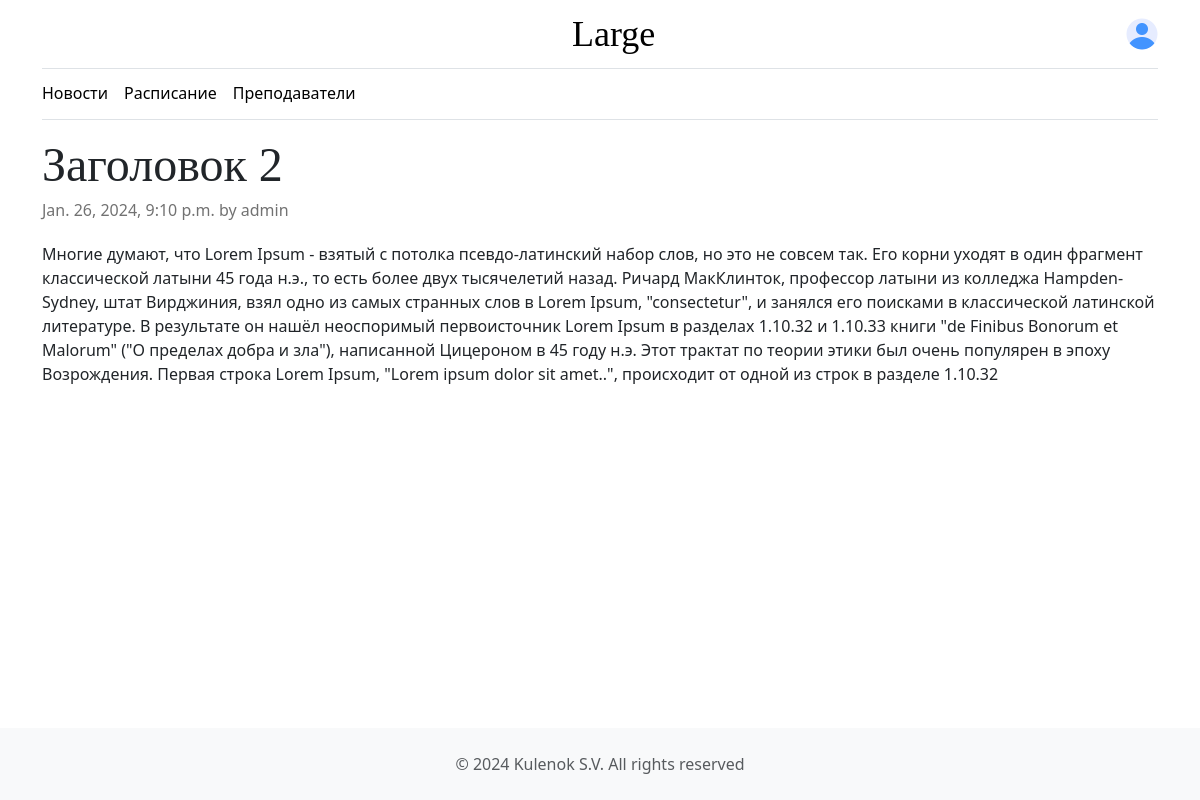
The page /blog/zagolovok-2 on the database its author committed.
### university/models.py (models this page shows, shortened)
class blog_model(models.Model):
    date = models.DateTimeField(default=datetime.now)
    title = models.CharField(max_length=50)
    author = models.CharField(max_length=50)
    body = models.TextField(blank=False)
    slug = models.SlugField(null=False, unique=True)
    class Meta: ordering = ["-date"]

### university/views.py (the view)
# urls.py: path("blog/<slug:slug>", views.blog_detail, name="blog_detail"),
def blog_detail(request, slug):
    blog_data = get_object_or_404(blog_model, slug=slug)
    context = {'title': 'realcoolsite',
               'data': blog_data}
    return render(request, 'university/blog_detail.html', context)

### templates/university/blog_detail.html
{% extends "university/base.html" %}
{% block body %}
<main class="container mb-4">
    <article class="blog-post">
        <h2 class="display-5 mb-1">{{data.title}}</h2>
        <p class="blog-post-meta">{{data.date}} by {{data.author}}</p>
        {{data.body}}
    </article>
</main>
{% endblock %}

### static/university/css/style.css (style rules this page uses)
html, body { height: 100%; }
body { flex-direction: column; display: flex; }
h1, h2, h3, h4, h5, h6 { font-family: "Playfair Display", Georgia, "Times New Roman", serif; }
.blog-post { margin-bottom: 2.5rem; }
.blog-post-meta { margin-bottom: 1.25rem; color: #727272; }

### rows shown on the page
blog_model: title "Заголовок 2", date "Jan. 26, 2024, 9:10 p.m.", author "admin", body "Многие думают, что Lorem Ipsum - взятый с потолка псевдо-латинский набор слов, но это не совсем так. Его корни уходят в один фрагмент классической латыни 45 года н.э., то есть более двух тысячелетий назад. Ричард МакКлинток, профессор латыни из колледжа Hampden-Sydney, штат Вирджиния, взял одно из самых странных слов в Lorem Ipsum, \"consectetur\", и занялся его поисками в классической латинской литературе. В результате он нашёл неоспоримый первоисточник Lorem Ipsum в разделах 1.10.32 и 1.10.33 книги \"de Finibus Bonorum et Malorum\" (\"О пределах добра и зла\"), написанной Цицероном в 45 году н.э. Этот трактат по теории этики был очень популярен в эпоху Возрождения. Первая строка Lorem Ipsum,…"
